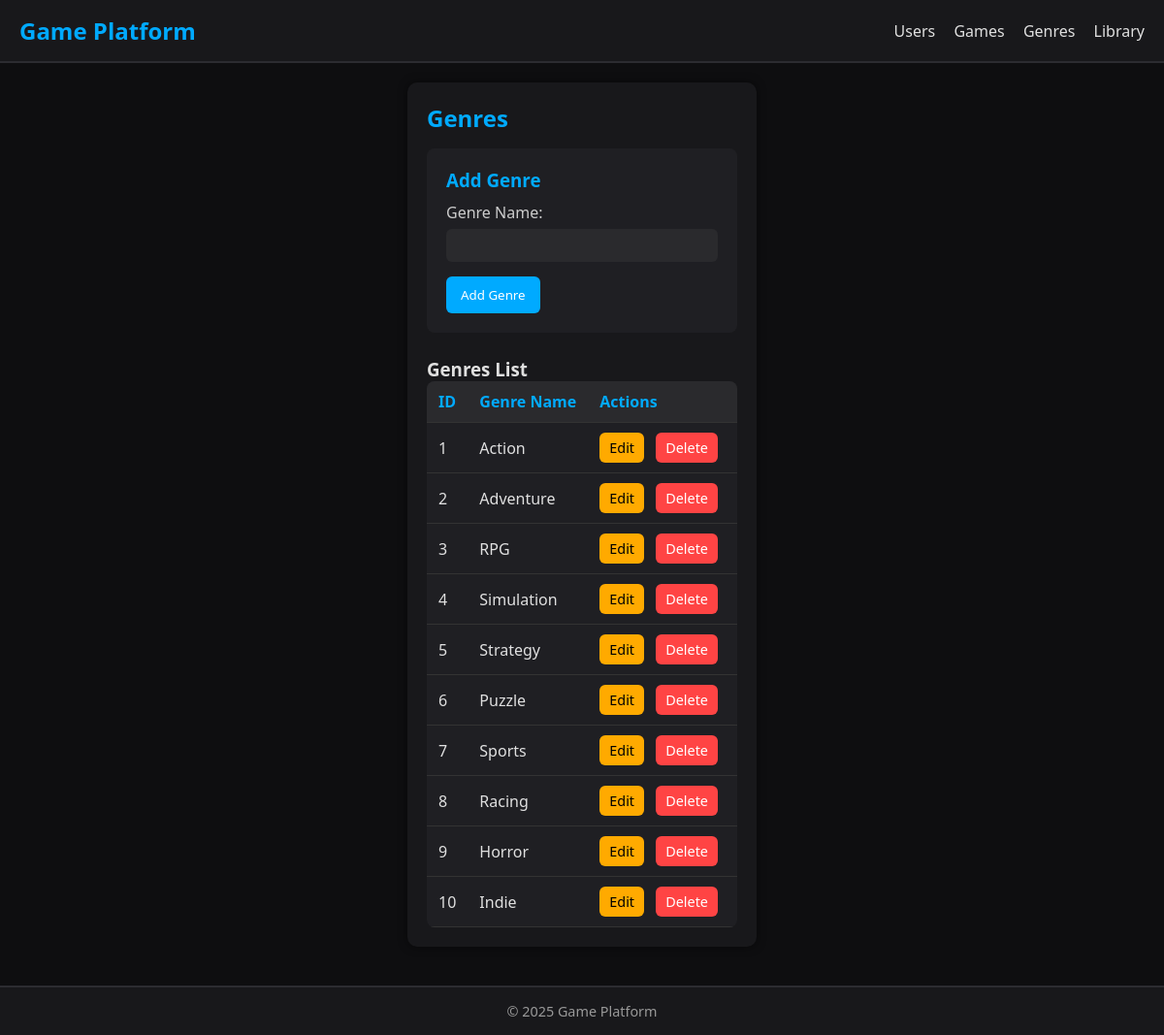
Screenshot of /?page=genres with the database file from the repository.
### tables this page shows
CREATE TABLE `genres` (
  `id` int(11) NOT NULL,
  `genre_name` varchar(100) NOT NULL
);

### Config/db.php (called while the page is built, shortened)
<?php
class Database {
    private $host = "localhost";
    private $username = "root";
    private $password = "";
    private $dbname = "db_gamelib";
    public function __construct() {
        try {
            $this->conn = new PDO("mysql:host=$this->host;dbname=$this->dbname", $this->username, $this->password);
        } catch (PDOException $e) {
            echo "Connection failed: " . $e->getMessage();
        }
    }
}
?>

### Class/genre.php (called while the page is built, shortened)
<?php
require_once 'config/db.php';
class Genre {
    private $db;
    public function __construct() {
        $this->db = (new Database())->conn;
    }
    public function getAllGenres() {
        $stmt = $this->db->prepare("SELECT * FROM genres");
        $stmt->execute();
        return $stmt->fetchAll(PDO::FETCH_ASSOC);
    }
}
?>

### View/Genres.php (the view, shortened to what this page needs)
<section class="genres-section">
    <h2>Genres</h2>
    <div class="form-container">
        <h3><?php echo isset($_GET['edit']) ? 'Edit' : 'Add'; ?> Genre</h3>
        <form method="POST" action="index.php?page=genres">
            <div class="form-group">
                <label for="genre_name">Genre Name:</label>
                <input type="text" id="genre_name" name="genre_name" required
                       value="<?php echo isset($editGenre) ? htmlspecialchars($editGenre['genre_name']) : ''; ?>">
            </div>
            <button type="submit" name="<?php echo isset($_GET['edit']) ? 'update_genre' : 'add_genre'; ?>">
                <?php echo isset($_GET['edit']) ? 'Update' : 'Add'; ?> Genre
            </button>
        </form>
    </div>
    <div class="table-container">
        <h3>Genres List</h3>
        <?php if (empty($genresList)): ?>
            <p>No genres found.</p>
        <?php else: ?>
            <table>
                <thead>
                    <tr>
                        <th>ID</th>
                        <th>Genre Name</th>
                        <th>Actions</th>
                    </tr>
                </thead>
                <tbody>
                    <?php foreach ($genresList as $genre): ?>
                        <tr>
                            <td><?php echo $genre['id']; ?></td>
                            <td><?php echo htmlspecialchars($genre['genre_name']); ?></td>
                            <td class="actions">
                                <a href="?page=genres&edit=<?php echo $genre['id']; ?>" class="edit-btn">Edit</a>
                                <a href="?page=genres&delete=<?php echo $genre['id']; ?>"
                                   class="delete-btn"
                                   onclick="return confirm('Are you sure you want to delete this genre?');">
                                   Delete
                                </a>
                            </td>
                        </tr>
                    <?php endforeach; ?>
                </tbody>
            </table>
        <?php endif; ?>
    </div>
</section>

### style.css (style rules this page uses)
* { box-sizing: border-box; margin: 0; padding: 0; font-family: 'Segoe UI', Tahoma, Geneva, Verdana, sans-serif; }
body { background-color: #0e0e10; color: #e0e0e0; min-height: 100vh; display: flex; flex-direction: column; }
section { background-color: #18181b; padding: 20px; border-radius: 10px; box-shadow: 0 0 10px rgba(0,0,0,0.5); margin-bottom: 20px; }
section h2 { margin-bottom: 15px; color: #00aaff; }
.form-container { margin-bottom: 25px; background: #1f1f23; padding: 20px; border-radius: 8px; }
.form-container h3 { margin-bottom: 10px; color: #00aaff; }
.form-group { margin-bottom: 15px; }
.form-group label { display: block; margin-bottom: 6px; color: #ccc; }
input[type="text"], input[type="number"], input[type="password"], select { width: 100%; padding: 8px; border: none; border-radius: 6px; background-color: #2a2a2d; color: #fff; }
button { background-color: #00aaff; color: #fff; border: none; padding: 10px 15px; border-radius: 6px; cursor: pointer; transition: background 0.2s; }
.table-container { overflow-x: auto; }
table { width: 100%; border-collapse: collapse; background-color: #1f1f23; color: #e0e0e0; border-radius: 8px; overflow: hidden; }
thead { background-color: #2a2a2d; }
th, td { padding: 10px 12px; text-align: left; border-bottom: 1px solid #333; }
th { color: #00aaff; }
.actions a { display: inline-block; margin-right: 8px; text-decoration: none; padding: 6px 10px; border-radius: 6px; font-size: 0.9rem; transition: background 0.2s; }
.edit-btn { background-color: #ffaa00; color: #000; }
.delete-btn { background-color: #ff4444; color: #fff; }

### rows the page displays
genres: id "1", genre_name "Action"
genres: id "2", genre_name "Adventure"
genres: id "3", genre_name "RPG"
genres: id "4", genre_name "Simulation"
genres: id "5", genre_name "Strategy"
genres: id "6", genre_name "Puzzle"
genres: id "7", genre_name "Sports"
genres: id "8", genre_name "Racing"
genres: id "9", genre_name "Horror"
genres: id "10", genre_name "Indie"
